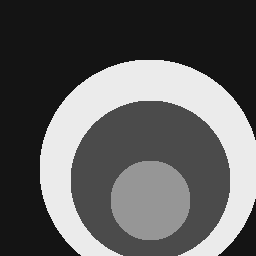
#> input picture test-images/circles.tif, 256 x 256 px, found by its file name
$ jupyter execute --allow-errors Quantum-Hadamard-Edge-Detection.ipynb   (shell and % lines are left out)
#> lines starting #> are read from the running program, lines starting #| are printed output that depends on the picture; after the words box and inside, x2 and y2 are one past the last pixel; in counts of white or black regions, pixels touching at a corner belong together
[cell 1]
import numpy as np
import cv2
import matplotlib.pyplot as plt

[cell 2]
image = cv2.imread('C:/Users/Nano/Desktop/test images/circles.tif')
#> image is the input picture: shape (256, 256, 3); min 20, max 235, mean 94.2

### Detecting Image Edges using Canny algorithm

[cell 3]
def detect_edges(image, low_threshold=100, high_threshold=200):
#> called with low_threshold = 100, high_threshold = 200
    edges = cv2.Canny(image, low_threshold, high_threshold)
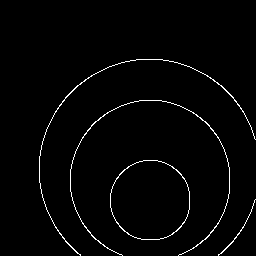
#> edges: shape (256, 256); 1.9% white in thin lines or dots, all inside (x1, y1, x2, y2) = (39, 59, 256, 256)
    plt.figure(figsize=(13,5))

    plt.subplot(1,2,1)

    plt.imshow(image,cmap = 'gray')

    plt.title('Original Image')


    plt.subplot(1,2,2)

    plt.imshow(edges,cmap = 'gray')

    plt.title('Edges detected using Canny algorithm')
    plt.show()
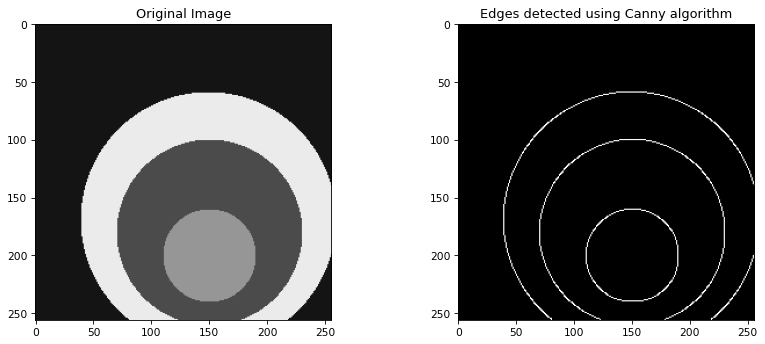
#> figure drawn by matplotlib, 2 panels

[cell 4]
detect_edges(image)

[cell 5]
from qiskit import *
from qiskit.visualization import plot_histogram
from qiskit_aer import *
import numpy as np
import matplotlib.pyplot as plt

### Image Preprocessing for Quantum Hadamard Edge Detection

[cell 6]
image=cv2.cvtColor(image, cv2.COLOR_BGR2GRAY)
#> image: shape (256, 256)
# Resize the image
image = cv2.resize(image, (64, 64))
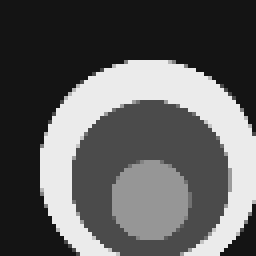
#> image: shape (64, 64) (shown 4 times larger); min 20, max 235, mean 94.3
image = np.array(image) / 255.0
plt.title('COLOR_BGR2GRAY')
plt.imshow(image)
image.shape
#> Out = (64, 64)

[cell 7]
# Convert the raw pixel values to probability amplitudes
def amplitude_encode(img_data):

    # Calculate the RMS value
    rms = np.sqrt(np.sum(np.sum(img_data**2, axis=1))) #first np.sum of each row elements then np.sum of each row
#> rms = 32.09

    # Create normalized image
    image_norm = []
    for arr in img_data:
        for ele in arr:
            image_norm.append(ele / rms)
#> this loop made 64 passes
#> after the loop, image_norm = 4096 values, max 0.0287 at index 992, min 0.00244 at index 0, mean 0.0115

    # Return the normalized image as a numpy array
    return np.array(image_norm)

### Horizontal Scan Coefficients

[cell 8]
from qiskit.tools.visualization import array_to_latex
# Horizontal: Original image
h_norm_image = amplitude_encode(image)
#> h_norm_image has the same summary as image_norm in amplitude_encode
print("Horizontal image normalized coefficients")
array_to_latex(h_norm_image,max_size=10)
#> (this line was passed over: qiskit is not available in this run)

### Vertical Scan Coefficients

[cell 9]
# Vertical: Transpose of Original image
v_norm_image = amplitude_encode(image.T)
#> the loop in amplitude_encode (call 2), `for arr in img_data:` made 64 passes
#> v_norm_image = 4096 values, max 0.0287 at index 677, min 0.00244 at index 0, mean 0.0115
print("vertical image normalized coefficients")
array_to_latex(v_norm_image,max_size=10)
#> (this line was passed over: qiskit is not available in this run)

[cell 10]
print("size of 1d array",h_norm_image.shape)
#| size of 1d array (4096,)
print("size of 1d array",v_norm_image.shape)
#| size of 1d array (4096,)
